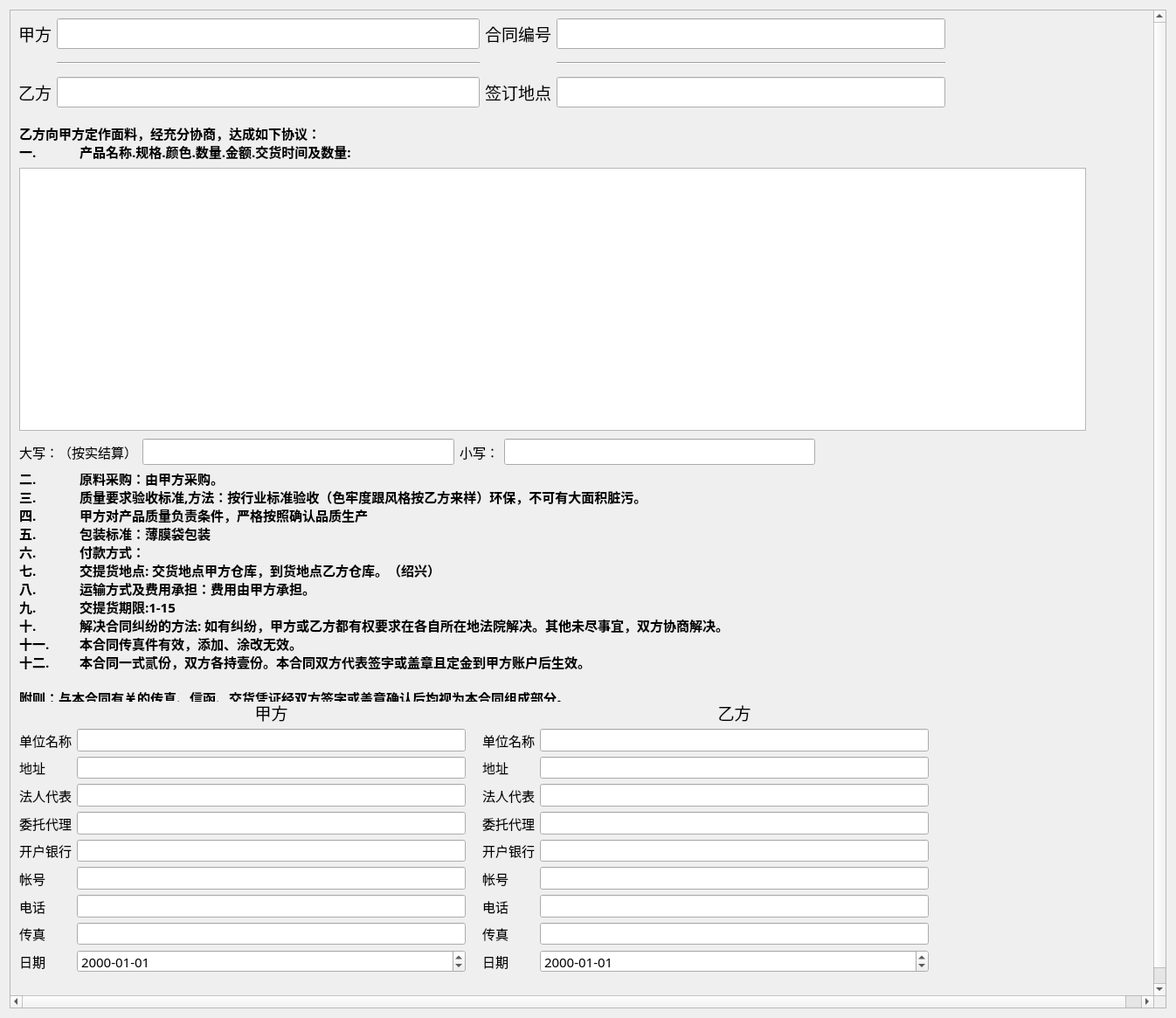
<?xml version="1.0" encoding="UTF-8"?>
<ui version="4.0">
 <class>LookFactoryContract</class>
 <widget class="QWidget" name="LookFactoryContract">
  <property name="geometry">
   <rect>
    <x>0</x>
    <y>0</y>
    <width>1346</width>
    <height>1165</height>
   </rect>
  </property>
  <property name="windowTitle">
   <string>Form</string>
  </property>
  <layout class="QGridLayout" name="gridLayout">
   <item row="0" column="0">
    <widget class="QScrollArea" name="scrollArea">
     <property name="widgetResizable">
      <bool>false</bool>
     </property>
     <widget class="QWidget" name="scrollAreaWidgetContents">
      <property name="geometry">
       <rect>
        <x>0</x>
        <y>0</y>
        <width>1326</width>
        <height>1145</height>
       </rect>
      </property>
      <widget class="QWidget" name="layoutWidget">
       <property name="geometry">
        <rect>
         <x>9</x>
         <y>9</y>
         <width>1061</width>
         <height>111</height>
        </rect>
       </property>
       <layout class="QHBoxLayout" name="horizontalLayout">
        <item>
         <layout class="QFormLayout" name="formLayout">
          <item row="1" column="1">
           <widget class="QLineEdit" name="LineEdit_jia_name">
            <property name="font">
             <font>
              <family>Agency FB</family>
              <pointsize>14</pointsize>
             </font>
            </property>
           </widget>
          </item>
          <item row="1" column="0">
           <widget class="QLabel" name="Label">
            <property name="font">
             <font>
              <family>Agency FB</family>
              <pointsize>14</pointsize>
             </font>
            </property>
            <property name="text">
             <string>甲方</string>
            </property>
           </widget>
          </item>
          <item row="3" column="0">
           <widget class="QLabel" name="Label_2">
            <property name="font">
             <font>
              <family>Agency FB</family>
              <pointsize>14</pointsize>
             </font>
            </property>
            <property name="text">
             <string>乙方</string>
            </property>
           </widget>
          </item>
          <item row="3" column="1">
           <widget class="QLineEdit" name="LineEdit_yi_name">
            <property name="font">
             <font>
              <family>Agency FB</family>
              <pointsize>14</pointsize>
             </font>
            </property>
           </widget>
          </item>
          <item row="2" column="1">
           <widget class="Line" name="line">
            <property name="minimumSize">
             <size>
              <width>0</width>
              <height>20</height>
             </size>
            </property>
            <property name="orientation">
             <enum>Qt::Horizontal</enum>
            </property>
           </widget>
          </item>
         </layout>
        </item>
        <item>
         <layout class="QFormLayout" name="formLayout_2">
          <item row="1" column="0">
           <widget class="QLabel" name="Label_3">
            <property name="font">
             <font>
              <family>Agency FB</family>
              <pointsize>14</pointsize>
             </font>
            </property>
            <property name="text">
             <string>合同编号</string>
            </property>
           </widget>
          </item>
          <item row="1" column="1">
           <widget class="QLineEdit" name="LineEdit_contract_id">
            <property name="font">
             <font>
              <family>Agency FB</family>
              <pointsize>14</pointsize>
             </font>
            </property>
           </widget>
          </item>
          <item row="2" column="1">
           <widget class="Line" name="line_2">
            <property name="minimumSize">
             <size>
              <width>0</width>
              <height>20</height>
             </size>
            </property>
            <property name="orientation">
             <enum>Qt::Horizontal</enum>
            </property>
           </widget>
          </item>
          <item row="3" column="0">
           <widget class="QLabel" name="Label_4">
            <property name="font">
             <font>
              <family>Agency FB</family>
              <pointsize>14</pointsize>
             </font>
            </property>
            <property name="text">
             <string>签订地点</string>
            </property>
           </widget>
          </item>
          <item row="3" column="1">
           <widget class="QLineEdit" name="LineEdit_contract_address">
            <property name="font">
             <font>
              <family>Agency FB</family>
              <pointsize>14</pointsize>
             </font>
            </property>
            <property name="text">
             <string/>
            </property>
           </widget>
          </item>
         </layout>
        </item>
       </layout>
      </widget>
      <widget class="QLabel" name="label">
       <property name="geometry">
        <rect>
         <x>10</x>
         <y>130</y>
         <width>491</width>
         <height>41</height>
        </rect>
       </property>
       <property name="font">
        <font>
         <family>Agency FB</family>
         <pointsize>11</pointsize>
         <weight>75</weight>
         <bold>true</bold>
        </font>
       </property>
       <property name="text">
        <string>乙方向甲方定作面料，经充分协商，达成如下协议：
一.	产品名称.规格.颜色.数量.金额.交货时间及数量:</string>
       </property>
      </widget>
      <widget class="QLabel" name="label_2">
       <property name="geometry">
        <rect>
         <x>10</x>
         <y>530</y>
         <width>1101</width>
         <height>261</height>
        </rect>
       </property>
       <property name="font">
        <font>
         <family>Agency FB</family>
         <pointsize>11</pointsize>
         <weight>75</weight>
         <bold>true</bold>
        </font>
       </property>
       <property name="text">
        <string>二.	原料采购：由甲方采购。
三.	质量要求验收标准,方法：按行业标准验收（色牢度跟风格按乙方来样）环保，不可有大面积脏污。
四.	甲方对产品质量负责条件，严格按照确认品质生产
五.	包装标准：薄膜袋包装
六.	付款方式：                                    
七.	交提货地点: 交货地点甲方仓库，到货地点乙方仓库。（绍兴）
八.	运输方式及费用承担：费用由甲方承担。
九.	交提货期限:1-15
十.	解决合同纠纷的方法: 如有纠纷，甲方或乙方都有权要求在各自所在地法院解决。其他未尽事宜，双方协商解决。
十一.	本合同传真件有效，添加、涂改无效。 
十二.	本合同一式贰份，双方各持壹份。本合同双方代表签字或盖章且定金到甲方账户后生效。                    

附则：与本合同有关的传真、信函、交货凭证经双方签字或盖章确认后均视为本合同组成部分。</string>
       </property>
      </widget>
      <widget class="QWidget" name="formLayoutWidget">
       <property name="geometry">
        <rect>
         <x>10</x>
         <y>790</y>
         <width>511</width>
         <height>311</height>
        </rect>
       </property>
       <layout class="QFormLayout" name="formLayout_4">
        <item row="1" column="0">
         <widget class="QLabel" name="Label_17">
          <property name="font">
           <font>
            <family>Agency FB</family>
            <pointsize>11</pointsize>
           </font>
          </property>
          <property name="text">
           <string>单位名称</string>
          </property>
         </widget>
        </item>
        <item row="1" column="1">
         <widget class="QLineEdit" name="LineEdit_jia_name_2">
          <property name="font">
           <font>
            <family>Agency FB</family>
            <pointsize>11</pointsize>
           </font>
          </property>
         </widget>
        </item>
        <item row="2" column="0">
         <widget class="QLabel" name="Label_18">
          <property name="font">
           <font>
            <family>Agency FB</family>
            <pointsize>11</pointsize>
           </font>
          </property>
          <property name="text">
           <string>地址</string>
          </property>
         </widget>
        </item>
        <item row="2" column="1">
         <widget class="QLineEdit" name="LineEdit_jia_address">
          <property name="font">
           <font>
            <family>Agency FB</family>
            <pointsize>11</pointsize>
           </font>
          </property>
         </widget>
        </item>
        <item row="3" column="0">
         <widget class="QLabel" name="Label_19">
          <property name="font">
           <font>
            <family>Agency FB</family>
            <pointsize>11</pointsize>
           </font>
          </property>
          <property name="text">
           <string>法人代表</string>
          </property>
         </widget>
        </item>
        <item row="3" column="1">
         <widget class="QLineEdit" name="LineEdit_jia_faren">
          <property name="font">
           <font>
            <family>Agency FB</family>
            <pointsize>11</pointsize>
           </font>
          </property>
         </widget>
        </item>
        <item row="4" column="0">
         <widget class="QLabel" name="Label_20">
          <property name="font">
           <font>
            <family>Agency FB</family>
            <pointsize>11</pointsize>
           </font>
          </property>
          <property name="text">
           <string>委托代理</string>
          </property>
         </widget>
        </item>
        <item row="4" column="1">
         <widget class="QLineEdit" name="LineEdit_jia_agency">
          <property name="font">
           <font>
            <family>Agency FB</family>
            <pointsize>11</pointsize>
           </font>
          </property>
         </widget>
        </item>
        <item row="5" column="0">
         <widget class="QLabel" name="Label_21">
          <property name="font">
           <font>
            <family>Agency FB</family>
            <pointsize>11</pointsize>
           </font>
          </property>
          <property name="text">
           <string>开户银行</string>
          </property>
         </widget>
        </item>
        <item row="5" column="1">
         <widget class="QLineEdit" name="LineEdit_jia_bank">
          <property name="font">
           <font>
            <family>Agency FB</family>
            <pointsize>11</pointsize>
           </font>
          </property>
         </widget>
        </item>
        <item row="6" column="0">
         <widget class="QLabel" name="Label_22">
          <property name="font">
           <font>
            <family>Agency FB</family>
            <pointsize>11</pointsize>
           </font>
          </property>
          <property name="text">
           <string>帐号</string>
          </property>
         </widget>
        </item>
        <item row="6" column="1">
         <widget class="QLineEdit" name="LineEdit_jia_account">
          <property name="font">
           <font>
            <family>Agency FB</family>
            <pointsize>11</pointsize>
           </font>
          </property>
         </widget>
        </item>
        <item row="7" column="0">
         <widget class="QLabel" name="Label_23">
          <property name="font">
           <font>
            <family>Agency FB</family>
            <pointsize>11</pointsize>
           </font>
          </property>
          <property name="text">
           <string>电话</string>
          </property>
         </widget>
        </item>
        <item row="7" column="1">
         <widget class="QLineEdit" name="LineEdit_jia_telephone">
          <property name="font">
           <font>
            <family>Agency FB</family>
            <pointsize>11</pointsize>
           </font>
          </property>
         </widget>
        </item>
        <item row="8" column="0">
         <widget class="QLabel" name="Label_24">
          <property name="font">
           <font>
            <family>Agency FB</family>
            <pointsize>11</pointsize>
           </font>
          </property>
          <property name="text">
           <string>传真</string>
          </property>
         </widget>
        </item>
        <item row="8" column="1">
         <widget class="QLineEdit" name="LineEdit_jia_fax">
          <property name="font">
           <font>
            <family>Agency FB</family>
            <pointsize>11</pointsize>
           </font>
          </property>
         </widget>
        </item>
        <item row="9" column="0">
         <widget class="QLabel" name="Label_25">
          <property name="font">
           <font>
            <family>Agency FB</family>
            <pointsize>11</pointsize>
           </font>
          </property>
          <property name="text">
           <string>日期</string>
          </property>
         </widget>
        </item>
        <item row="9" column="1">
         <widget class="QDateEdit" name="dateEdit_jia_date">
          <property name="font">
           <font>
            <family>Agency FB</family>
            <pointsize>11</pointsize>
           </font>
          </property>
          <property name="displayFormat">
           <string>yyyy-MM-dd</string>
          </property>
         </widget>
        </item>
        <item row="0" column="1">
         <widget class="QLabel" name="label_3">
          <property name="font">
           <font>
            <family>Agency FB</family>
            <pointsize>14</pointsize>
           </font>
          </property>
          <property name="text">
           <string>甲方</string>
          </property>
          <property name="alignment">
           <set>Qt::AlignCenter</set>
          </property>
         </widget>
        </item>
       </layout>
      </widget>
      <widget class="QWidget" name="formLayoutWidget_2">
       <property name="geometry">
        <rect>
         <x>540</x>
         <y>790</y>
         <width>511</width>
         <height>311</height>
        </rect>
       </property>
       <layout class="QFormLayout" name="formLayout_5">
        <item row="0" column="1">
         <widget class="QLabel" name="label_4">
          <property name="font">
           <font>
            <family>Agency FB</family>
            <pointsize>14</pointsize>
           </font>
          </property>
          <property name="text">
           <string>乙方</string>
          </property>
          <property name="alignment">
           <set>Qt::AlignCenter</set>
          </property>
         </widget>
        </item>
        <item row="1" column="0">
         <widget class="QLabel" name="Label_26">
          <property name="font">
           <font>
            <family>Agency FB</family>
            <pointsize>11</pointsize>
           </font>
          </property>
          <property name="text">
           <string>单位名称</string>
          </property>
         </widget>
        </item>
        <item row="1" column="1">
         <widget class="QLineEdit" name="LineEdit_yi_name_2">
          <property name="font">
           <font>
            <family>Agency FB</family>
            <pointsize>11</pointsize>
           </font>
          </property>
         </widget>
        </item>
        <item row="2" column="0">
         <widget class="QLabel" name="Label_27">
          <property name="font">
           <font>
            <family>Agency FB</family>
            <pointsize>11</pointsize>
           </font>
          </property>
          <property name="text">
           <string>地址</string>
          </property>
         </widget>
        </item>
        <item row="2" column="1">
         <widget class="QLineEdit" name="LineEdit_yi_address">
          <property name="font">
           <font>
            <family>Agency FB</family>
            <pointsize>11</pointsize>
           </font>
          </property>
         </widget>
        </item>
        <item row="3" column="0">
         <widget class="QLabel" name="Label_28">
          <property name="font">
           <font>
            <family>Agency FB</family>
            <pointsize>11</pointsize>
           </font>
          </property>
          <property name="text">
           <string>法人代表</string>
          </property>
         </widget>
        </item>
        <item row="3" column="1">
         <widget class="QLineEdit" name="LineEdit_yi_faren">
          <property name="font">
           <font>
            <family>Agency FB</family>
            <pointsize>11</pointsize>
           </font>
          </property>
         </widget>
        </item>
        <item row="4" column="0">
         <widget class="QLabel" name="Label_29">
          <property name="font">
           <font>
            <family>Agency FB</family>
            <pointsize>11</pointsize>
           </font>
          </property>
          <property name="text">
           <string>委托代理</string>
          </property>
         </widget>
        </item>
        <item row="4" column="1">
         <widget class="QLineEdit" name="LineEdit_yi_agency">
          <property name="font">
           <font>
            <family>Agency FB</family>
            <pointsize>11</pointsize>
           </font>
          </property>
         </widget>
        </item>
        <item row="5" column="0">
         <widget class="QLabel" name="Label_30">
          <property name="font">
           <font>
            <family>Agency FB</family>
            <pointsize>11</pointsize>
           </font>
          </property>
          <property name="text">
           <string>开户银行</string>
          </property>
         </widget>
        </item>
        <item row="5" column="1">
         <widget class="QLineEdit" name="LineEdit_yi_bank">
          <property name="font">
           <font>
            <family>Agency FB</family>
            <pointsize>11</pointsize>
           </font>
          </property>
         </widget>
        </item>
        <item row="6" column="0">
         <widget class="QLabel" name="Label_31">
          <property name="font">
           <font>
            <family>Agency FB</family>
            <pointsize>11</pointsize>
           </font>
          </property>
          <property name="text">
           <string>帐号</string>
          </property>
         </widget>
        </item>
        <item row="6" column="1">
         <widget class="QLineEdit" name="LineEdit_yi_account">
          <property name="font">
           <font>
            <family>Agency FB</family>
            <pointsize>11</pointsize>
           </font>
          </property>
         </widget>
        </item>
        <item row="7" column="0">
         <widget class="QLabel" name="Label_32">
          <property name="font">
           <font>
            <family>Agency FB</family>
            <pointsize>11</pointsize>
           </font>
          </property>
          <property name="text">
           <string>电话</string>
          </property>
         </widget>
        </item>
        <item row="7" column="1">
         <widget class="QLineEdit" name="LineEdit_yi_telephone">
          <property name="font">
           <font>
            <family>Agency FB</family>
            <pointsize>11</pointsize>
           </font>
          </property>
         </widget>
        </item>
        <item row="8" column="0">
         <widget class="QLabel" name="Label_33">
          <property name="font">
           <font>
            <family>Agency FB</family>
            <pointsize>11</pointsize>
           </font>
          </property>
          <property name="text">
           <string>传真</string>
          </property>
         </widget>
        </item>
        <item row="8" column="1">
         <widget class="QLineEdit" name="LineEdit_yi_fax">
          <property name="font">
           <font>
            <family>Agency FB</family>
            <pointsize>11</pointsize>
           </font>
          </property>
         </widget>
        </item>
        <item row="9" column="0">
         <widget class="QLabel" name="Label_34">
          <property name="font">
           <font>
            <family>Agency FB</family>
            <pointsize>11</pointsize>
           </font>
          </property>
          <property name="text">
           <string>日期</string>
          </property>
         </widget>
        </item>
        <item row="9" column="1">
         <widget class="QDateEdit" name="dateEdit_yi_date">
          <property name="font">
           <font>
            <family>Agency FB</family>
            <pointsize>11</pointsize>
           </font>
          </property>
          <property name="displayFormat">
           <string>yyyy-MM-dd</string>
          </property>
         </widget>
        </item>
       </layout>
      </widget>
      <widget class="QTableWidget" name="table_product">
       <property name="geometry">
        <rect>
         <x>10</x>
         <y>180</y>
         <width>1221</width>
         <height>301</height>
        </rect>
       </property>
       <property name="minimumSize">
        <size>
         <width>1000</width>
         <height>0</height>
        </size>
       </property>
       <property name="font">
        <font>
         <pointsize>11</pointsize>
        </font>
       </property>
      </widget>
      <widget class="QWidget" name="layoutWidget_3">
       <property name="geometry">
        <rect>
         <x>10</x>
         <y>490</y>
         <width>911</width>
         <height>31</height>
        </rect>
       </property>
       <layout class="QHBoxLayout" name="horizontalLayout_2">
        <item>
         <widget class="QLabel" name="Label_15">
          <property name="font">
           <font>
            <family>Agency FB</family>
            <pointsize>11</pointsize>
           </font>
          </property>
          <property name="text">
           <string>大写：（按实结算）</string>
          </property>
         </widget>
        </item>
        <item>
         <widget class="QLineEdit" name="LineEdit_jiesuan_daxie">
          <property name="font">
           <font>
            <family>Agency FB</family>
            <pointsize>11</pointsize>
           </font>
          </property>
         </widget>
        </item>
        <item>
         <widget class="QLabel" name="Label_16">
          <property name="font">
           <font>
            <family>Agency FB</family>
            <pointsize>11</pointsize>
           </font>
          </property>
          <property name="text">
           <string>小写：</string>
          </property>
         </widget>
        </item>
        <item>
         <widget class="QLineEdit" name="LineEdit_jiesuan_xiaoxie">
          <property name="font">
           <font>
            <family>Agency FB</family>
            <pointsize>11</pointsize>
           </font>
          </property>
         </widget>
        </item>
       </layout>
      </widget>
      <zorder>layoutWidget</zorder>
      <zorder>label</zorder>
      <zorder>label_2</zorder>
      <zorder>formLayoutWidget</zorder>
      <zorder>formLayoutWidget_2</zorder>
      <zorder>table_product</zorder>
      <zorder>layoutWidget_3</zorder>
      <zorder>label_3</zorder>
     </widget>
    </widget>
   </item>
  </layout>
 </widget>
 <resources/>
 <connections/>
</ui>
